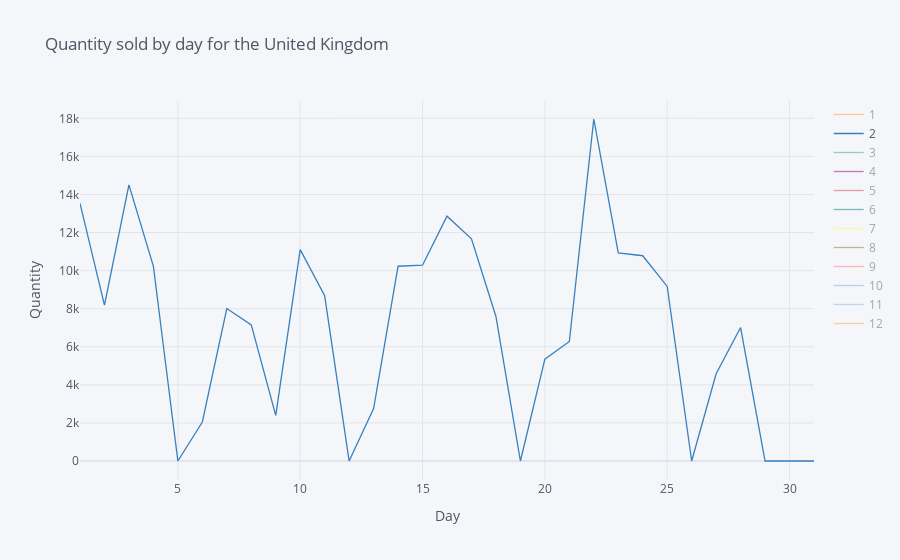

Here is the notebook cell this chart was saved with:
### Code cell
uk.iplot(kind='line', 
         x='Day', 
         title='Quantity sold by day for the United Kingdom',
         xTitle='Day', 
         yTitle='Quantity')

### Figure 1 — Plotly figure (JSON) as saved in the notebook; plotly's stock layout.template omitted (floating-point values rounded to 4 significant figures)
{"data": [{"line": {"color": "rgba(255, 153, 51, 1.0)", "dash": "solid", "shape": "linear", "width": 1.3}, "mode": "lines", "name": "1", "text": "", "type": "scatter", "visible": "legendonly", "x": [1, 2, 3, 4, 5, 6, 7, 8, 9, 10, 11, 12, 13, 14, 15, 16, 17, 18, 19, 20, 21, 22, 23, 24, 25, 26, 27, 28, 29, 30, 31], "y": [0, 0, 0, 6659, 17635, 16292, 11238, 0, 7398, 7377, 23286, 6386, 7464, 5320, 0, 4202, 7371, 4480, 6583, 5741, 6657, 0, 5115, 7636, 11572, 8293, 9096, 5346, 0, 3431, 9417]}, {"line": {"color": "rgba(55, 128, 191, 1.0)", "dash": "solid", "shape": "linear", "width": 1.3}, "mode": "lines", "name": "2", "text": "", "type": "scatter", "visible": true, "x": [1, 2, 3, 4, 5, 6, 7, 8, 9, 10, 11, 12, 13, 14, 15, 16, 17, 18, 19, 20, 21, 22, 23, 24, 25, 26, 27, 28, 29, 30, 31], "y": [13536, 8184, 14502, 10226, 0, 2048, 8009, 7152, 2399, 11102, 8678, 0, 2756, 10230, 10285, 12861, 11670, 7593, 0, 5349, 6277, 17965, 10927, 10782, 9168, 0, 4582, 7010, 0, 0, 0]}, {"line": {"color": "rgba(50, 171, 96, 1.0)", "dash": "solid", "shape": "linear", "width": 1.3}, "mode": "lines", "name": "3", "text": "", "type": "scatter", "visible": "legendonly", "x": [1, 2, 3, 4, 5, 6, 7, 8, 9, 10, 11, 12, 13, 14, 15, 16, 17, 18, 19, 20, 21, 22, 23, 24, 25, 26, 27, 28, 29, 30, 31], "y": [7614, 8148, 7842, 11186, 0, 5048, 10738, 12288, 9876, 9957, 8304, 0, 2539, 10146, 6284, 12273, 16488, 11737, 0, 12742, 9227, 11757, 10962, 17072, 9999, 0, 4467, 8237, 11997, 17969, 11321]}, {"line": {"color": "rgba(128, 0, 128, 1.0)", "dash": "solid", "shape": "linear", "width": 1.3}, "mode": "lines", "name": "4", "text": "", "type": "scatter", "visible": "legendonly", "x": [1, 2, 3, 4, 5, 6, 7, 8, 9, 10, 11, 12, 13, 14, 15, 16, 17, 18, 19, 20, 21, 22, 23, 24, 25, 26, 27, 28, 29, 30, 31], "y": [17149, 0, 5667, 10937, 10564, 7370, 8055, 10596, 0, 5442, 11401, 14417, 18084, 16835, 10205, 0, 7630, 19578, 10839, 17324, 15392, 0, 0, 0, 0, 14047, 16899, 11915, 0, 0, 0]}, {"line": {"color": "rgba(219, 64, 82, 1.0)", "dash": "solid", "shape": "linear", "width": 1.3}, "mode": "lines", "name": "5", "text": "", "type": "scatter", "visible": "legendonly", "x": [1, 2, 3, 4, 5, 6, 7, 8, 9, 10, 11, 12, 13, 14, 15, 16, 17, 18, 19, 20, 21, 22, 23, 24, 25, 26, 27, 28, 29, 30, 31], "y": [3172, 0, 9566, 15624, 13906, 16057, 0, 9476, 10451, 14477, 15995, 14576, 11722, 0, 4489, 12578, 15759, 17217, 14708, 13985, 0, 11483, 15527, 14247, 10239, 10097, 13686, 0, 3866, 0, 8900]}, {"line": {"color": "rgba(0, 128, 128, 1.0)", "dash": "solid", "shape": "linear", "width": 1.3}, "mode": "lines", "name": "6", "text": "", "type": "scatter", "visible": "legendonly", "x": [1, 2, 3, 4, 5, 6, 7, 8, 9, 10, 11, 12, 13, 14, 15, 16, 17, 18, 19, 20, 21, 22, 23, 24, 25, 26, 27, 28, 29, 30, 31], "y": [6091, 12587, 6429, 0, 10412, 7826, 17033, 14208, 23895, 6435, 0, 8427, 8017, 12971, 10162, 18126, 9045, 0, 9876, 10204, 11520, 11551, 12725, 7787, 0, 3314, 8651, 9806, 5362, 18471, 0]}, {"line": {"color": "rgba(255, 255, 51, 1.0)", "dash": "solid", "shape": "linear", "width": 1.3}, "mode": "lines", "name": "7", "text": "", "type": "scatter", "visible": "legendonly", "x": [1, 2, 3, 4, 5, 6, 7, 8, 9, 10, 11, 12, 13, 14, 15, 16, 17, 18, 19, 20, 21, 22, 23, 24, 25, 26, 27, 28, 29, 30, 31], "y": [6078, 0, 3117, 9438, 17063, 13285, 16694, 8657, 0, 4251, 12406, 10256, 9050, 12967, 5811, 0, 10677, 8428, 19242, 14412, 17799, 7321, 0, 16535, 12225, 12153, 9292, 25137, 10430, 0, 10776]}, {"line": {"color": "rgba(128, 128, 0, 1.0)", "dash": "solid", "shape": "linear", "width": 1.3}, "mode": "lines", "name": "8", "text": "", "type": "scatter", "visible": "legendonly", "x": [1, 2, 3, 4, 5, 6, 7, 8, 9, 10, 11, 12, 13, 14, 15, 16, 17, 18, 19, 20, 21, 22, 23, 24, 25, 26, 27, 28, 29, 30, 31], "y": [10484, 10371, 15124, 35474, 9982, 0, 5125, 10931, 7606, 10756, 19827, 7714, 0, 3177, 7203, 10297, 23314, 18347, 8003, 0, 6754, 14214, 11555, 25572, 10687, 9713, 0, 5974, 0, 4032, 8555]}, {"line": {"color": "rgba(251, 128, 114, 1.0)", "dash": "solid", "shape": "linear", "width": 1.3}, "mode": "lines", "name": "9", "text": "", "type": "scatter", "visible": "legendonly", "x": [1, 2, 3, 4, 5, 6, 7, 8, 9, 10, 11, 12, 13, 14, 15, 16, 17, 18, 19, 20, 21, 22, 23, 24, 25, 26, 27, 28, 29, 30, 31], "y": [22003, 13732, 0, 7516, 16021, 12504, 10216, 13258, 12552, 0, 20050, 16438, 25634, 11481, 25940, 13326, 0, 8993, 12299, 40991, 15845, 26367, 15068, 0, 18174, 14156, 18732, 20501, 25058, 17161, 0]}, {"line": {"color": "rgba(128, 177, 211, 1.0)", "dash": "solid", "shape": "linear", "width": 1.3}, "mode": "lines", "name": "10", "text": "", "type": "scatter", "visible": "legendonly", "x": [1, 2, 3, 4, 5, 6, 7, 8, 9, 10, 11, 12, 13, 14, 15, 16, 17, 18, 19, 20, 21, 22, 23, 24, 25, 26, 27, 28, 29, 30, 31], "y": [0, 8375, 24420, 22678, 32641, 30096, 24915, 0, 7534, 22265, 19616, 12818, 13339, 13765, 0, 8769, 18202, 23217, 14186, 16369, 19813, 0, 7071, 22515, 23310, 18131, 24455, 16692, 0, 17631, 12904]}, {"line": {"color": "rgba(128, 177, 211, 0.8999999999999999)", "dash": "solid", "shape": "linear", "width": 1.3}, "mode": "lines", "name": "11", "text": "", "type": "scatter", "visible": "legendonly", "x": [1, 2, 3, 4, 5, 6, 7, 8, 9, 10, 11, 12, 13, 14, 15, 16, 17, 18, 19, 20, 21, 22, 23, 24, 25, 26, 27, 28, 29, 30, 31], "y": [14648, 22681, 30681, 31205, 0, 18327, 14935, 20283, 34651, 27821, 19085, 0, 17174, 29048, 21351, 23089, 21814, 16858, 0, 17217, 22395, 26659, 28608, 19132, 12655, 0, 10291, 25525, 22276, 18910, 0]}, {"line": {"color": "rgba(255, 153, 51, 0.8999999999999999)", "dash": "solid", "shape": "linear", "width": 1.3}, "mode": "lines", "name": "12", "text": "", "type": "scatter", "visible": "legendonly", "x": [1, 2, 3, 4, 5, 6, 7, 8, 9, 10, 11, 12, 13, 14, 15, 16, 17, 18, 19, 20, 21, 22, 23, 24, 25, 26, 27, 28, 29, 30, 31], "y": [44810, 53947, 7646, 9855, 49477, 41424, 47296, 44320, 19678, 14027, 0, 8190, 15032, 16570, 18245, 28176, 4488, 0, 3247, 11828, 3711, 2232, 2161, 0, 0, 0, 0, 0, 0, 0, 0]}], "layout": {"autosize": true, "legend": {"bgcolor": "#F5F6F9", "font": {"color": "#4D5663"}}, "paper_bgcolor": "#F5F6F9", "plot_bgcolor": "#F5F6F9", "title": {"font": {"color": "#4D5663"}, "text": "Quantity sold by day for the United Kingdom"}, "xaxis": {"autorange": true, "gridcolor": "#E1E5ED", "range": [1, 31], "showgrid": true, "tickfont": {"color": "#4D5663"}, "title": {"font": {"color": "#4D5663"}, "text": "Day"}, "type": "linear", "zerolinecolor": "#E1E5ED"}, "yaxis": {"autorange": true, "gridcolor": "#E1E5ED", "range": [-998.1, 18960.0], "showgrid": true, "tickfont": {"color": "#4D5663"}, "title": {"font": {"color": "#4D5663"}, "text": "Quantity"}, "type": "linear", "zerolinecolor": "#E1E5ED"}}}
